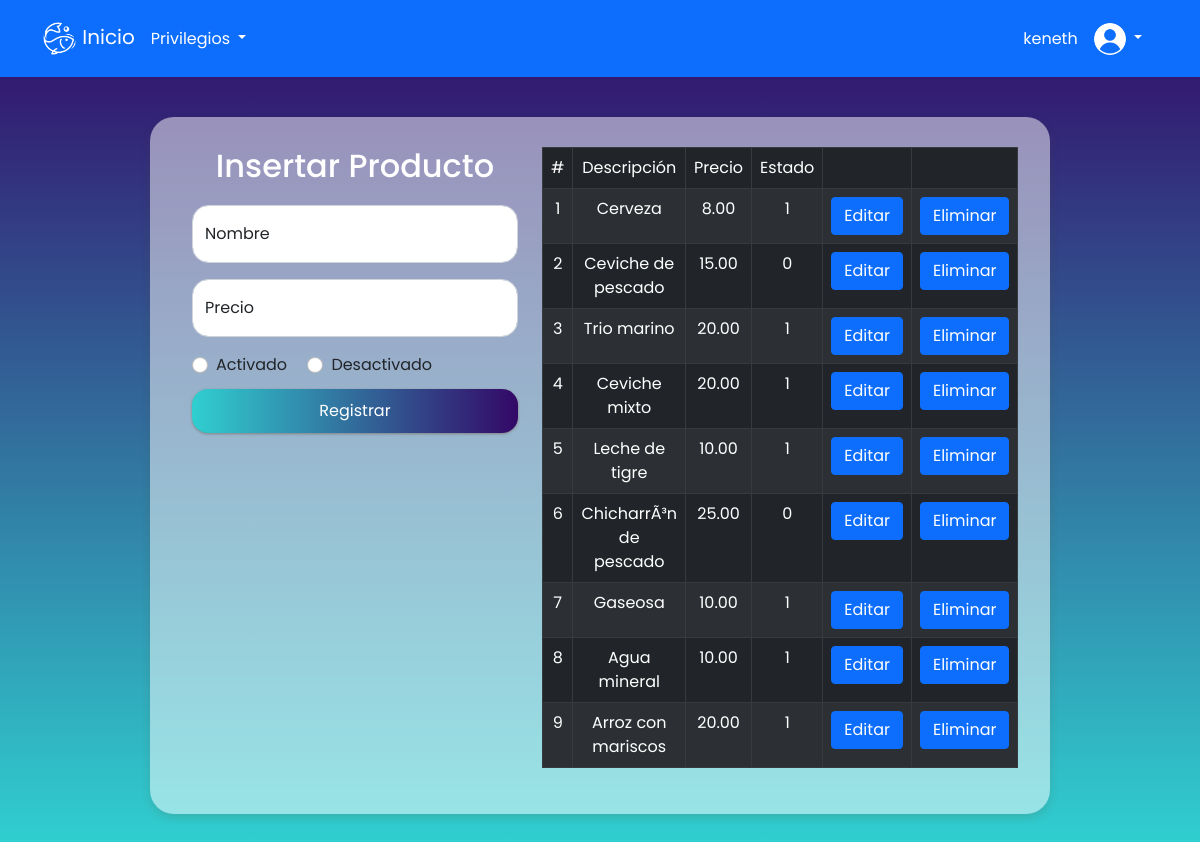
/shared/formPrincipal.php?btnAdministrarProductos=true (signed in), run on the app's committed database.
### tables this page shows
CREATE TABLE `productos` (
  `idProducto` int(11) NOT NULL,
  `descripcion` varchar(255) DEFAULT NULL,
  `precio` decimal(10,2) DEFAULT NULL,
  `estado` int(11) DEFAULT NULL
);

### administrarProductos/controlAdministrarProductos.php (called while the page is built, shortened)
<?php
class controlAdministrarProductos{
    public function obtenerRegistroProductos(){
        include_once("../modelo/entidaProducto.php");
        $objProducto = new entidadProducto;
        $productos = $objProducto->obtenerRegistro();
        include_once("../administrarProductos/formAdministrarProductos.php");
        $objtAdministrar = new formAdministrarProductos;
        $objtAdministrar->formAdministrarProductosShow($productos);
    }
}
?>

### modelo/entidaProducto.php (called while the page is built, shortened)
<?php
class entidadProducto{
    public function obtenerRegistro(){
        $connection = conexionSingleton::getInstance();
        $con = $connection->getConnection();
        $sql = "SELECT descripcion, precio, estado
        FROM productos";
        $query = mysqli_query($con, $sql);
        $resultados = array();
        while ($fila=mysqli_fetch_array($query, MYSQLI_ASSOC)) {
            $resultados[] = $fila;
        }
        return $resultados;
    }
}
?>

### administrarProductos/formAdministrarProductos.php (the view, shortened to what this page needs)
<?php
include_once("../shared/navbar.php");
class formAdministrarProductos extends navbar{
    public function formAdministrarProductosShow($registroProductos){
?>
        <!DOCTYPE html>
        <html lang="es">
        <head>
            <link href="https://cdn.jsdelivr.net/npm/bootstrap@5.0.2/dist/css/bootstrap.min.css" rel="stylesheet">
            <link rel="stylesheet" href="../administrarProductos/administrarProductos.css?v=<?php echo (rand()); ?>" />
        </head>
        <body>
            <div class="col-md-9 container-form row">
                <div class="col-md-5">
                    <h2 class="titulo">Insertar Producto</h2>
                    <form action="../administrarProductos/getAdministrarProductos.php" method="POST">
                        <div class="form-floating mb-3">
                            <input type="text" class="form-control input-container" id="nombre" placeholder="nombre" name="nombre">
                            <label for="nombre">Nombre</label>
                        </div>
                        <div class="form-floating mb-3">
                            <input type="number" class="form-control input-container" id="precio" placeholder="precio" name="precio">
                            <label for="precio">Precio</label>
                        </div>
                        <div class="form-check form-check-inline">
                            <input class="form-check-input" type="radio" id="1" name="estado" value="1">
                            <label class="form-check-label" for="1">Activado</label>
                        </div>
                        <div class="form-check form-check-inline">
                            <input class="form-check-input" type="radio" id="0" name="estado" value="0">
                            <label class="form-check-label" for="0">Desactivado</label>
                        </div>
                        <div class="d-grid gap-2">
                            <input type="submit" class="btn btn-primary btnEnviar" name="btnRegistrar" value="Registrar">
                        </div>
                    </form>
                </div>
                <div class="col-md-7">
                    <table class="table table-dark table-hover table-striped table-bordered">
                        <thead class="align-middle">
                            <tr>
                                <th scope="col">#</th>
                                <th scope="col">Descripción</th>
                                <th scope="col">Precio</th>
                                <th scope="col">Estado</th>
                                <th scope="col"></th>
                                <th scope="col"></th>
                            </tr>
                        </thead>
                        <tbody>
                            <?php
                            for ($i = 0; $i < count($registroProductos); $i++) {
                            ?>
                                <tr>
                                    <th scope="row"><?= ($i + 1) ?></th>
                                    <td><?= $registroProductos[$i]["descripcion"]?></td>
                                    <td><?= $registroProductos[$i]["precio"]?></td>
                                    <td><?= $registroProductos[$i]["estado"]?></td>
                                    <td><a href="../administrarProductos/getAdministrarProductos.php?btnEditar=true&nombre=<?= $registroProductos[$i]["descripcion"]?>&precio=<?= $registroProductos[$i]["precio"]?>&estado=<?= $registroProductos[$i]["estado"]?>"
                                    class="btn btn-primary">Editar</a></td>
                                    <td><a href="../administrarProductos/getAdministrarProductos.php?btnEliminar=true&nombre=<?= $registroProductos[$i]["descripcion"]?>"
                                    class="btn btn-primary">Eliminar</a></td>
                                </tr>
                            <?php
                            }
                            ?>
                        </tbody>
                    </table>
                </div>
            </div>
        </body>
        </html>
<?php
    }
}
?>

### administrarProductos/administrarProductos.css (style rules this page uses)
body { background-image: linear-gradient(to top, #30cfd0 0%, #330867 100%); background-size: cover; background-repeat: no-repeat; background-position: center; background-attachment: fixed; }
* { font-family: 'Poppins', sans-serif; font-weight: 400; }
.titulo { color: white; text-align: center; margin-bottom: 20px; font-weight: 500; }
.container-form { margin: 0 auto; margin-top: 40px; margin-bottom: 30px; padding: 30px; background-color: rgba(255, 255, 255, 0.5); box-shadow: 0px 4px 8px rgb(89 73 30 / 16%); border-radius: 1.5em; }
.input-container { border-radius: 1em; }
.btnEnviar { margin-top: 10px; background-image: linear-gradient(to right, #30cfd0 0%, #330867 100%); border: none; box-shadow: 0px 1px 3px rgb(128, 128, 128); border-radius: 1em; padding: 10px; }
thead, tbody { text-align: center; }

### data on the page
productos: descripcion "Cerveza", precio "8.00", estado "1"
productos: descripcion "Ceviche de pescado", precio "15.00", estado "0"
productos: descripcion "Trio marino", precio "20.00", estado "1"
productos: descripcion "Ceviche mixto", precio "20.00", estado "1"
productos: descripcion "Leche de tigre", precio "10.00", estado "1"
productos: descripcion "ChicharrÃ³n de pescado", precio "25.00", estado "0"
productos: descripcion "Gaseosa", precio "10.00", estado "1"
productos: descripcion "Agua mineral", precio "10.00", estado "1"
productos: descripcion "Arroz con mariscos", precio "20.00", estado "1"

### other printed values
$usuario "keneth"
